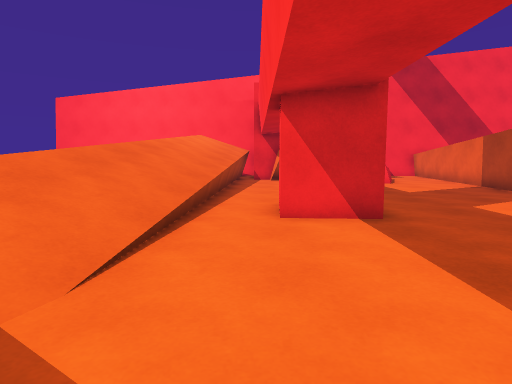
View 1 (above)

23 first-person views from a walk through a Unity game level. The camera is 1.2 m above the floor, tilts 6° down and sees 75° across. The floor is counted in squares, 1 m on a side. Each view is taken from the middle of a square. On the plan, view 1 faces up. The plan holds only what a view shows up to about 14 squares ahead; the rest is blank. The place goes on beyond the plan.

View 2
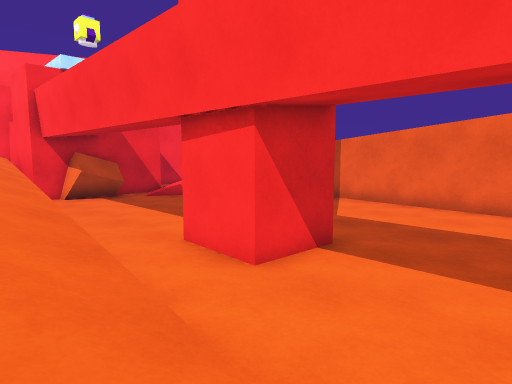

View 3
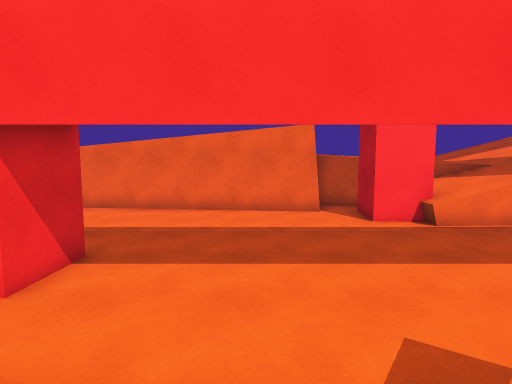

View 4
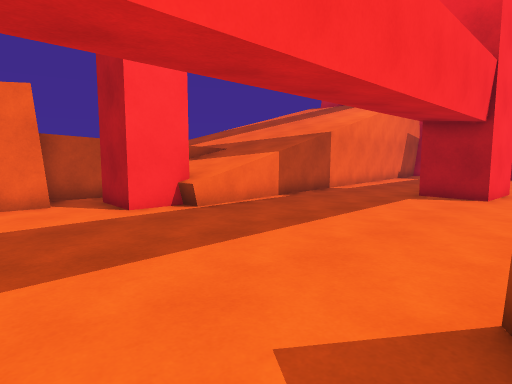

View 5
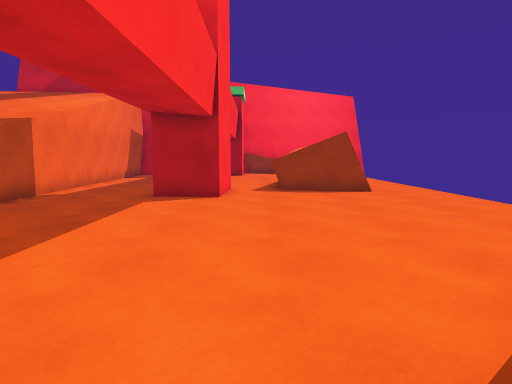

View 6
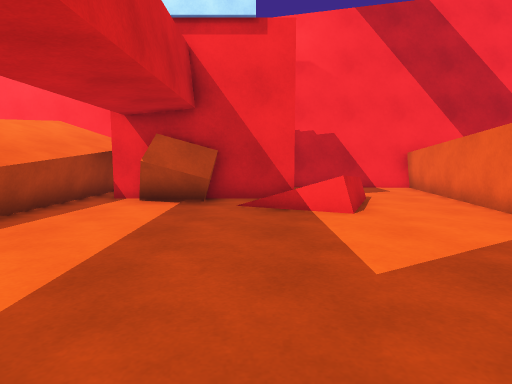

View 7
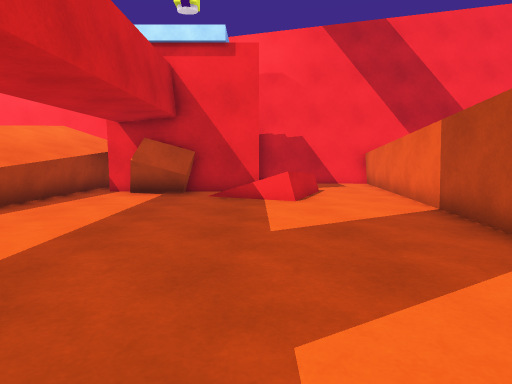

View 8
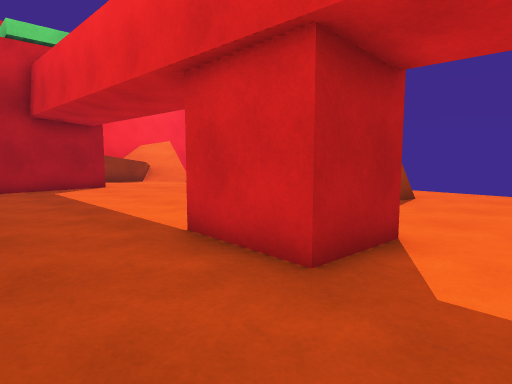

View 9
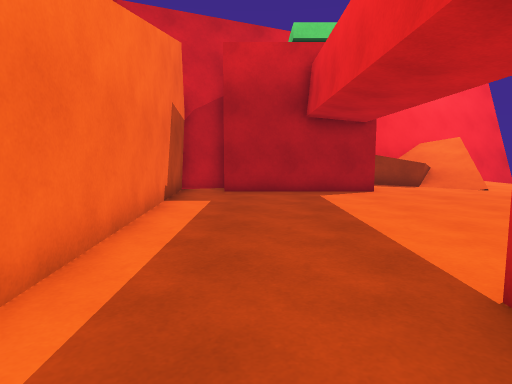

View 10
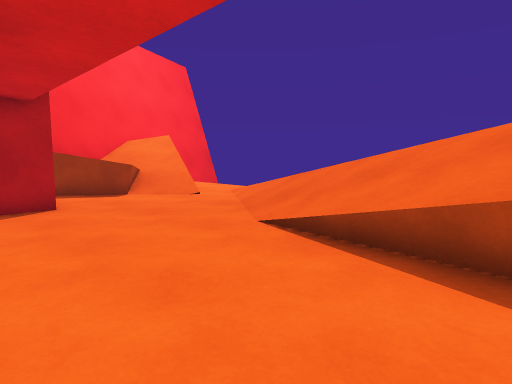

View 11
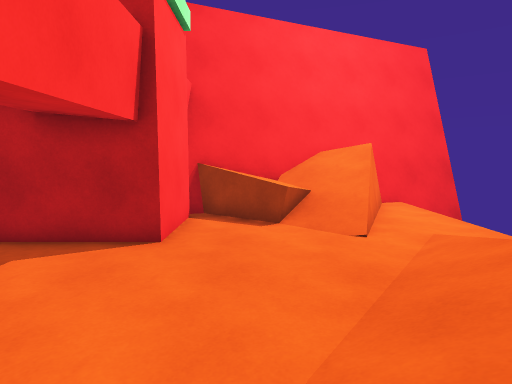

View 12
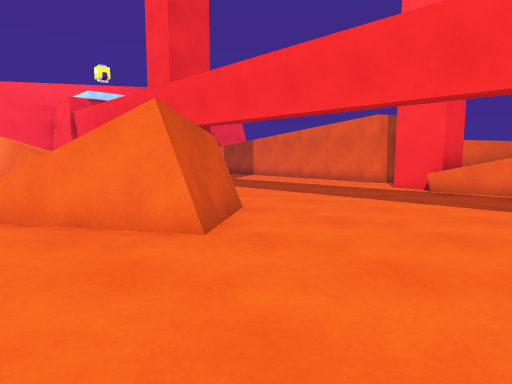

View 13
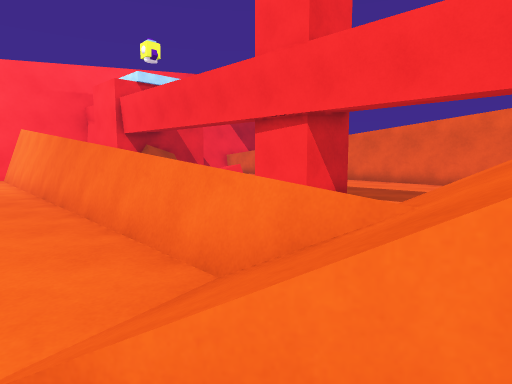

View 14
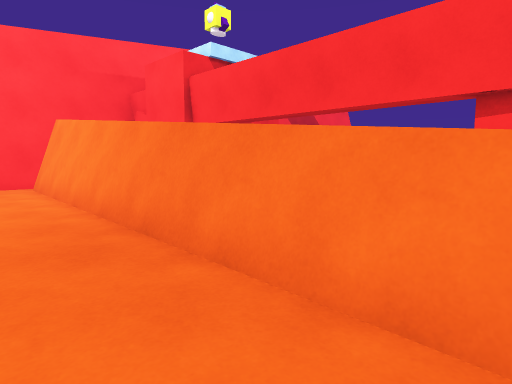

View 15
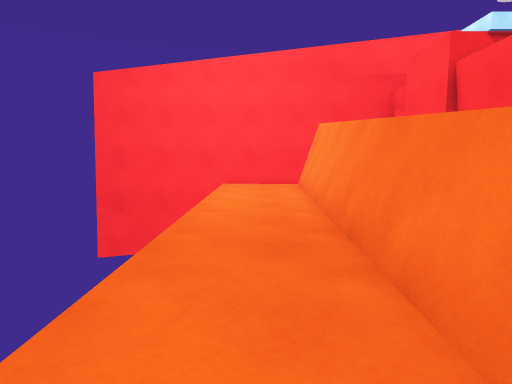

View 16
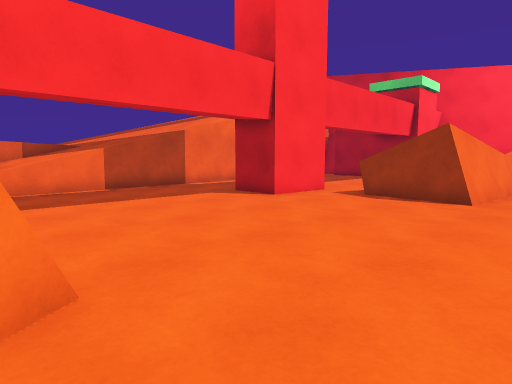

View 17
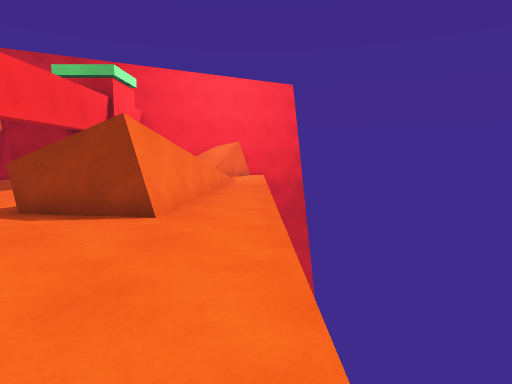

View 18
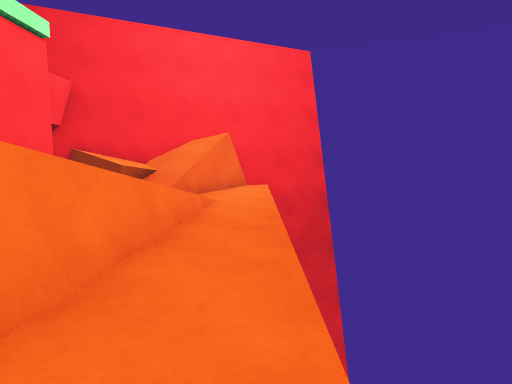

View 19
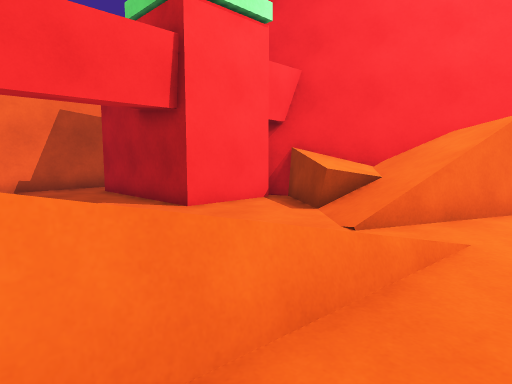

View 20
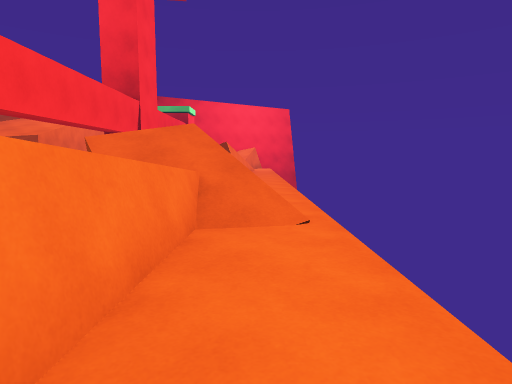

View 21
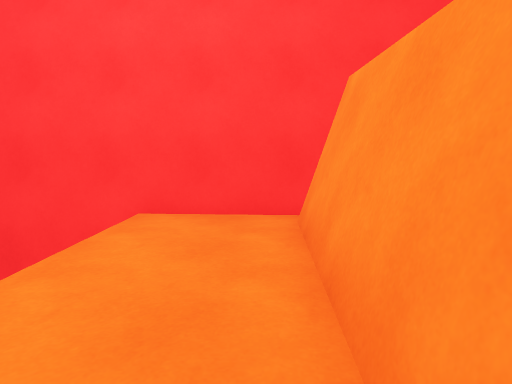

View 22
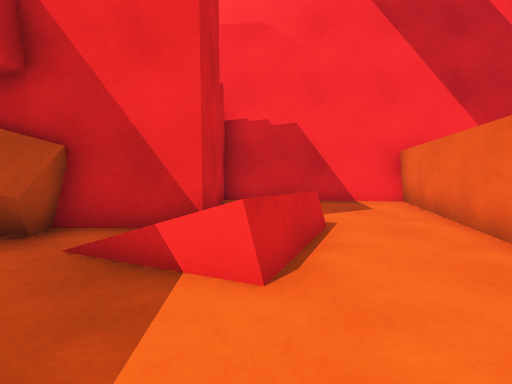

View 23
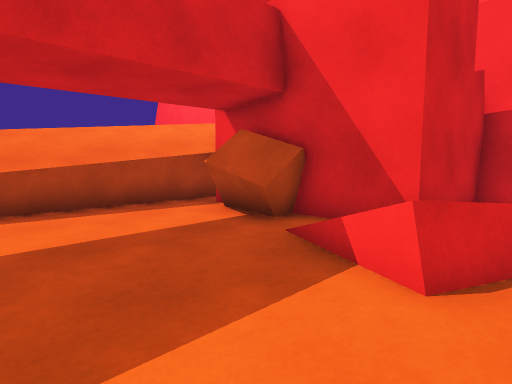

### Floor plan
Key: @ floor where view 1 was taken; # wall or solid block; x gap in a wall; . floor; / step, stairs or slope; = window, fence, low wall or low ledge; ^ raised ledge; v drop or lower ground.
Columns run from 10 left of view 1 to 11 right of it. Each row starts with its distance up from view 1.
 22   ######       ######
 21    ...#   #    # ####^
 20    ...v///#    #  ..^
 19    ...v///#    # ...^
 18    ...#///###### =..^
 17    ...#///.#^^.  /..^
 16    ...#///....///...^
 15    ...#///......=...^
 14    ...=///.........#
 13    ...#//=.........#
 12    ...#///.........#
 11    ...#///.........#
 10    ...////.........#
  9    ...////.........#
  8     ..///..# ......#
  7    ..=///..##......#
  6    ..v///..........#
  5    ..=///..........#
  4    ..= //.........##
  3    //=///.........#
  2    .////..........#
  1    ./////.........###
  0    ..#/#=.@.........#
 -1    ...#=........##x##
 -2    ...=.........##^#
 -3    .............^^^^
 -4    .............^^^^
 -5    .............^^^^
 -6    .............^^^^^
 -7    .............^^^^^
 -8    .............#
 -9    .......###...#
-10    .......###...#
-11    ...#v#.###...#
-12    ..v/ /.......#
-13    ..v///.......#
-14    ..v///.......##
-15    ..=///........#
-16    ..=//.........#
-17    ..///.........#
-18    ..//..........#
-19    ../...........#
-20    .//...........#
-21    .../...######.#
-22    ..=//..#    ###
-23    ..=//=.#    ##
-24    ../////##
-25    .#///####
-26    .#=####
-27 v######
-28 ###

Where each view was taken, in squares from view 1:
view 1: 0 up, 0 right, facing up
view 2: 3 up, 3 left, facing up-right
view 3: 3 up, 4 left, facing right
view 4: 3 up, 2 left, facing down-right
view 5: 1 up, 1 left, facing down
view 6: 8 up, 4 right, facing up
view 7: 6 up, 5 right, facing up
view 8: 7 down, 5 right, facing down-left
view 9: 9 down, 4 right, facing down
view 10: 12 down, 2 right, facing down-left
view 11: 14 down, 2 left, facing down
view 12: 6 down, 7 left, facing up-right
view 13: 1 up, 7 left, facing up-right
view 14: 7 up, 7 left, facing up-right
view 15: 7 up, 6 left, facing up
view 16: 1 down, 7 left, facing down-right
view 17: 4 down, 7 left, facing down
view 18: 12 down, 7 left, facing down
view 19: 16 down, 7 left, facing down-right
view 20: 9 up, 6 left, facing down
view 21: 15 up, 5 left, facing up
view 22: 12 up, 6 right, facing up
view 23: 12 up, 7 right, facing up-left
